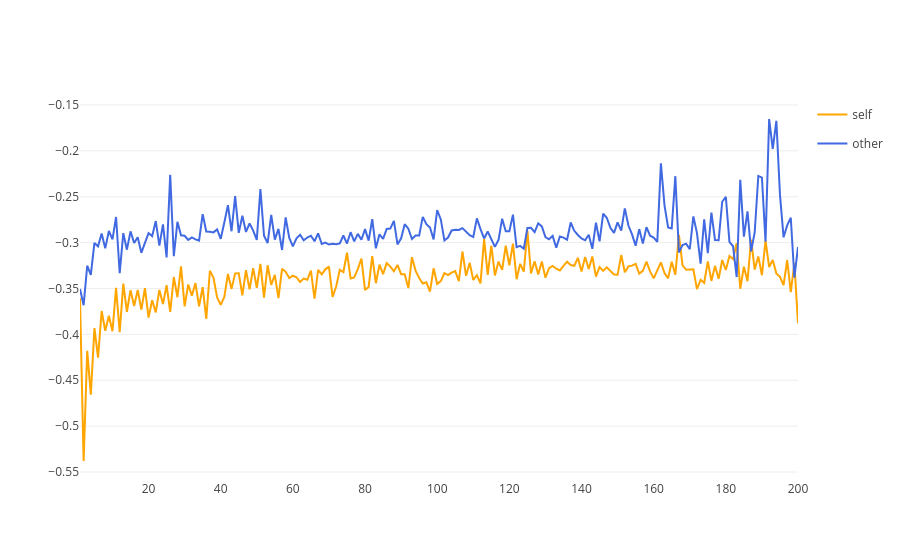
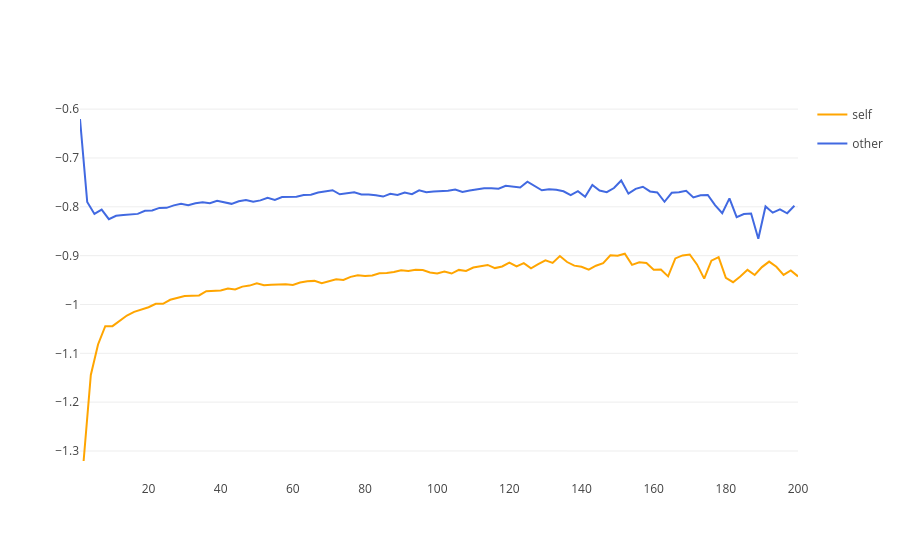
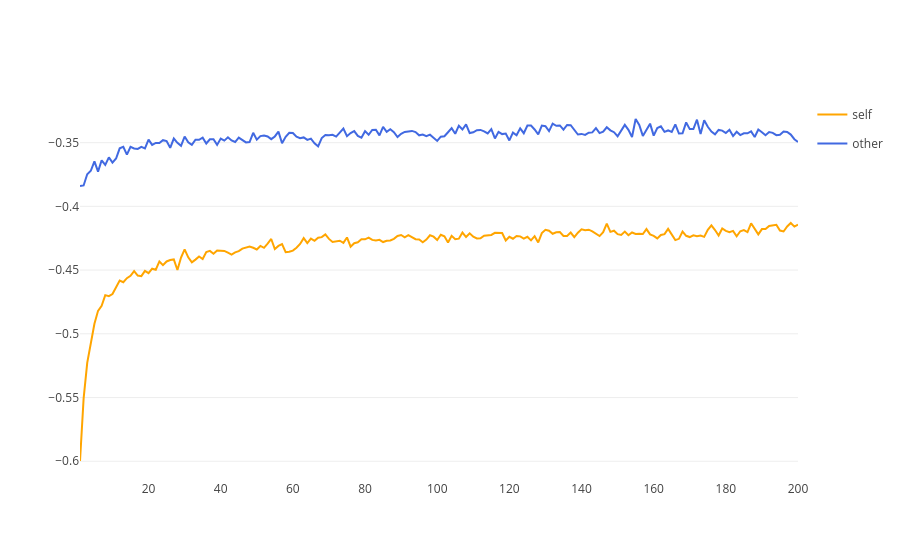
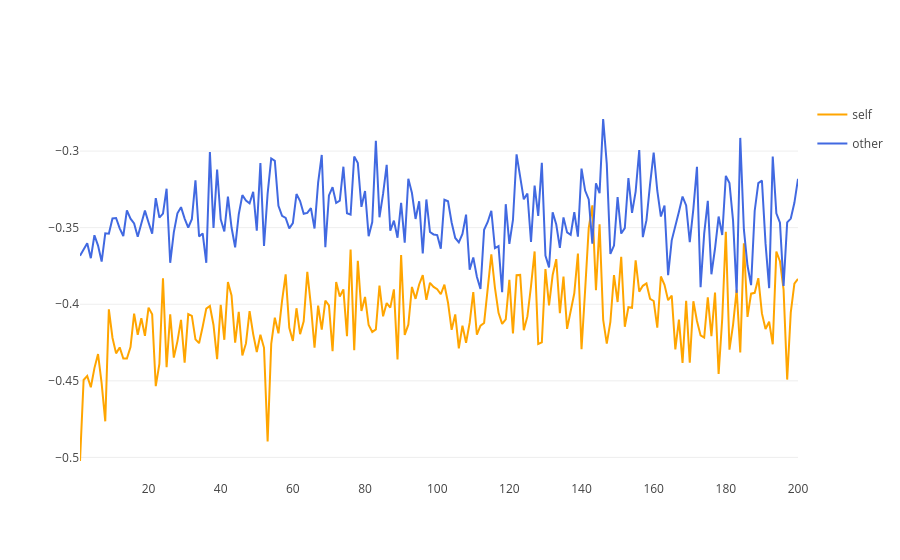

The code cell stored with these charts, in order, in its notebook:
### Code cell
for corpus, plot in zip(df1.corpus.unique(), figs):
    print(corpus)
    plot.show()
    plot.write_html(os.path.join(OUTPUTS_PATH, corpus+'.html'))
    plot.write_image(os.path.join(OUTPUTS_PATH, corpus+'.png'), scale=5)

### Figure 1 — Plotly figure (JSON) as saved in the notebook; plotly's stock layout.template omitted (floating-point values rounded to 4 significant figures; data arrays with more than 128 entries replaced by an {"elided": "..."} marker saying what was removed)
{"data": [{"legendgroup": "self", "line": {"color": "orange"}, "mode": "lines", "name": "self", "showlegend": true, "x": {"elided": "200 int values"}, "y": {"elided": "200 float values"}, "type": "scatter"}, {"legendgroup": "other", "line": {"color": "royalblue"}, "mode": "lines", "name": "other", "showlegend": true, "x": {"elided": "200 int values"}, "y": {"elided": "200 float values"}, "type": "scatter"}], "layout": {}}

### Figure 2 — Plotly figure (JSON) as saved in the notebook; plotly's stock layout.template omitted (floating-point values rounded to 4 significant figures)
{"data": [{"legendgroup": "self", "line": {"color": "orange"}, "mode": "lines", "name": "self", "showlegend": true, "x": [2, 4, 6, 8, 10, 12, 14, 16, 18, 20, 22, 24, 26, 28, 30, 32, 34, 36, 38, 40, 42, 44, 46, 48, 50, 52, 54, 56, 58, 60, 62, 64, 66, 68, 70, 72, 74, 76, 78, 80, 82, 84, 86, 88, 90, 92, 94, 96, 98, 100, 102, 104, 106, 108, 110, 112, 114, 116, 118, 120, 122, 124, 126, 128, 130, 132, 134, 136, 138, 140, 142, 144, 146, 148, 150, 152, 154, 156, 158, 160, 162, 164, 166, 168, 170, 172, 174, 176, 178, 180, 182, 184, 186, 188, 190, 192, 194, 196, 198, 200], "y": [-1.321, -1.144, -1.082, -1.044, -1.044, -1.033, -1.023, -1.015, -1.011, -1.006, -0.9985, -0.9987, -0.9904, -0.987, -0.9828, -0.9822, -0.9815, -0.9727, -0.9717, -0.9711, -0.9673, -0.9694, -0.9634, -0.9613, -0.9566, -0.9606, -0.9594, -0.9589, -0.9585, -0.9599, -0.9551, -0.9525, -0.9517, -0.9565, -0.9527, -0.9486, -0.9497, -0.9435, -0.9401, -0.9416, -0.9406, -0.9362, -0.9353, -0.9336, -0.9298, -0.9314, -0.9289, -0.9296, -0.9345, -0.9365, -0.9325, -0.9366, -0.9292, -0.9312, -0.9244, -0.9221, -0.919, -0.9255, -0.9222, -0.9142, -0.9221, -0.9153, -0.9259, -0.9175, -0.9095, -0.9148, -0.9009, -0.9131, -0.9205, -0.9228, -0.9288, -0.9206, -0.9152, -0.8992, -0.9003, -0.896, -0.919, -0.9137, -0.915, -0.9286, -0.9283, -0.9424, -0.9056, -0.8995, -0.8977, -0.9179, -0.947, -0.9102, -0.9029, -0.9456, -0.9543, -0.9426, -0.9291, -0.9397, -0.9234, -0.9122, -0.9228, -0.9395, -0.9302, -0.9425], "type": "scatter"}, {"legendgroup": "other", "line": {"color": "royalblue"}, "mode": "lines", "name": "other", "showlegend": true, "x": [1, 3, 5, 7, 9, 11, 13, 15, 17, 19, 21, 23, 25, 27, 29, 31, 33, 35, 37, 39, 41, 43, 45, 47, 49, 51, 53, 55, 57, 59, 61, 63, 65, 67, 69, 71, 73, 75, 77, 79, 81, 83, 85, 87, 89, 91, 93, 95, 97, 99, 101, 103, 105, 107, 109, 111, 113, 115, 117, 119, 121, 123, 125, 127, 129, 131, 133, 135, 137, 139, 141, 143, 145, 147, 149, 151, 153, 155, 157, 159, 161, 163, 165, 167, 169, 171, 173, 175, 177, 179, 181, 183, 185, 187, 189, 191, 193, 195, 197, 199], "y": [-0.6202, -0.7902, -0.8145, -0.8057, -0.8252, -0.8182, -0.8168, -0.8155, -0.8145, -0.8081, -0.8074, -0.8022, -0.8021, -0.797, -0.7939, -0.7968, -0.7928, -0.7908, -0.7925, -0.7877, -0.7904, -0.7939, -0.7887, -0.786, -0.7895, -0.7869, -0.7816, -0.7857, -0.78, -0.7802, -0.7795, -0.7758, -0.7751, -0.7708, -0.7689, -0.766, -0.7744, -0.7731, -0.7704, -0.7747, -0.7746, -0.7764, -0.779, -0.7732, -0.7758, -0.771, -0.7742, -0.7661, -0.7699, -0.7685, -0.7679, -0.7672, -0.7645, -0.7695, -0.7667, -0.7643, -0.7618, -0.7622, -0.7628, -0.7571, -0.7581, -0.7603, -0.7485, -0.7573, -0.7662, -0.7639, -0.765, -0.7681, -0.7759, -0.768, -0.7793, -0.7551, -0.7666, -0.77, -0.7616, -0.7461, -0.773, -0.7633, -0.7589, -0.7685, -0.7707, -0.7896, -0.7713, -0.7703, -0.7674, -0.7807, -0.7763, -0.7758, -0.7965, -0.8131, -0.7827, -0.8211, -0.8148, -0.8136, -0.8655, -0.7993, -0.8119, -0.8054, -0.8133, -0.7979], "type": "scatter"}], "layout": {}}

### Figure 3 — Plotly figure (JSON) as saved in the notebook; plotly's stock layout.template omitted (floating-point values rounded to 4 significant figures; data arrays with more than 128 entries replaced by an {"elided": "..."} marker saying what was removed)
{"data": [{"legendgroup": "self", "line": {"color": "orange"}, "mode": "lines", "name": "self", "showlegend": true, "x": {"elided": "200 int values"}, "y": {"elided": "200 float values"}, "type": "scatter"}, {"legendgroup": "other", "line": {"color": "royalblue"}, "mode": "lines", "name": "other", "showlegend": true, "x": {"elided": "200 int values"}, "y": {"elided": "200 float values"}, "type": "scatter"}], "layout": {}}

### Figure 4 — Plotly figure (JSON) as saved in the notebook; plotly's stock layout.template omitted (floating-point values rounded to 4 significant figures; data arrays with more than 128 entries replaced by an {"elided": "..."} marker saying what was removed)
{"data": [{"legendgroup": "self", "line": {"color": "orange"}, "mode": "lines", "name": "self", "showlegend": true, "x": {"elided": "200 int values"}, "y": {"elided": "200 float values"}, "type": "scatter"}, {"legendgroup": "other", "line": {"color": "royalblue"}, "mode": "lines", "name": "other", "showlegend": true, "x": {"elided": "200 int values"}, "y": {"elided": "200 float values"}, "type": "scatter"}], "layout": {}}
